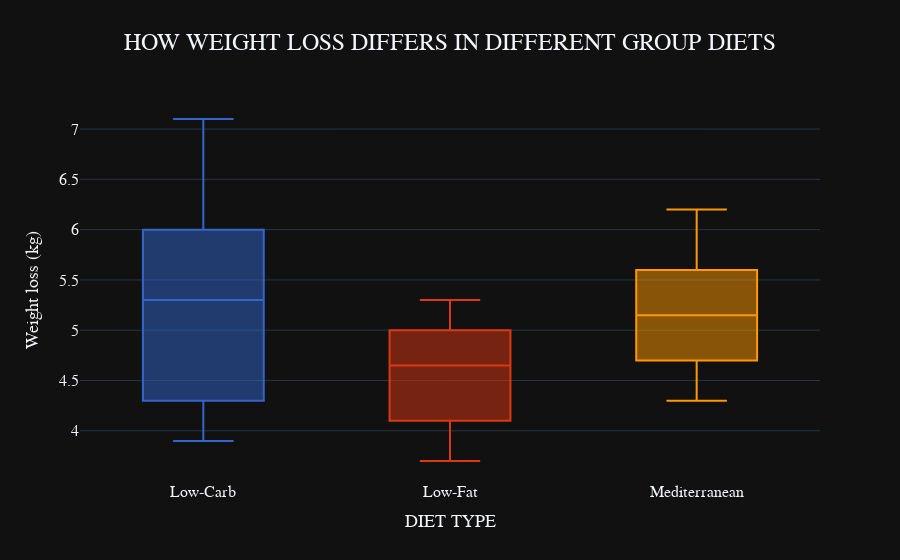

Source (notebook cell):
### Code cell
## visualize  
fig = px.box(
    data, 
    x='Diet_Type',
    y='Weight_Loss', 
    color='Diet_Type', 
    title='RELATIONSHIP OF CHOLESTTEROL PER GROUP LEVEL', 
    labels={
        'Diet_Type': 'DIET TYPE',
        'Weight_Loss': 'Weight loss (kg)'
    }, 
    color_discrete_sequence=colors[:3]
)

fig.update_layout(
    showlegend=False,
    title={
        'text': 'HOW WEIGHT LOSS DIFFERS IN DIFFERENT GROUP DIETS',
        'x': 0.5,              # Centers the title
        'xanchor': 'center',   # Anchors the title at the center
        'font': {
            'family': "Courier New, monospace",  # Font family for the title
            'size': 24                           # Increased font size for the title
        }
    },
    font=dict(
        family="Courier New, monospace",  # Sets the default font for all text in the figure
        size=16                           # Default font size (adjust as needed)
    ),
    xaxis_title_font=dict(
        family="Courier New, monospace",  # Font family for the x-axis label
        size=18                           # Font size for the x-axis label
    ),
    yaxis_title_font=dict(
        family="Courier New, monospace",  # Font family for the y-axis label
        size=18                           # Font size for the y-axis label
    )
)

fig.show()

### Figure 1 — Plotly figure (JSON) as saved in the notebook; plotly's stock layout.template omitted (floating-point values rounded to 4 significant figures)
{"data": [{"alignmentgroup": "True", "hovertemplate": "DIET TYPE=%{x}<br>Weight loss (kg)=%{y}<extra></extra>", "legendgroup": "Low-Carb", "marker": {"color": "#3366CC"}, "name": "Low-Carb", "notched": false, "offsetgroup": "Low-Carb", "orientation": "v", "showlegend": true, "type": "box", "x": ["Low-Carb", "Low-Carb", "Low-Carb", "Low-Carb", "Low-Carb", "Low-Carb", "Low-Carb", "Low-Carb", "Low-Carb", "Low-Carb"], "x0": " ", "xaxis": "x", "y": [6.2, 5.8, 4.3, 3.9, 7.1, 4, 5.5, 4.6, 6, 5.1], "y0": " ", "yaxis": "y"}, {"alignmentgroup": "True", "hovertemplate": "DIET TYPE=%{x}<br>Weight loss (kg)=%{y}<extra></extra>", "legendgroup": "Low-Fat", "marker": {"color": "#DC3912"}, "name": "Low-Fat", "notched": false, "offsetgroup": "Low-Fat", "orientation": "v", "showlegend": true, "type": "box", "x": ["Low-Fat", "Low-Fat", "Low-Fat", "Low-Fat", "Low-Fat", "Low-Fat", "Low-Fat", "Low-Fat", "Low-Fat", "Low-Fat"], "x0": " ", "xaxis": "x", "y": [5, 4.2, 4.9, 3.7, 5.1, 4.5, 4.8, 4.1, 3.8, 5.3], "y0": " ", "yaxis": "y"}, {"alignmentgroup": "True", "hovertemplate": "DIET TYPE=%{x}<br>Weight loss (kg)=%{y}<extra></extra>", "legendgroup": "Mediterranean", "marker": {"color": "#FF9900"}, "name": "Mediterranean", "notched": false, "offsetgroup": "Mediterranean", "orientation": "v", "showlegend": true, "type": "box", "x": ["Mediterranean", "Mediterranean", "Mediterranean", "Mediterranean", "Mediterranean", "Mediterranean", "Mediterranean", "Mediterranean", "Mediterranean", "Mediterranean"], "x0": " ", "xaxis": "x", "y": [5.5, 4.7, 5.3, 6.2, 5, 4.3, 5.6, 4.9, 4.6, 5.8], "y0": " ", "yaxis": "y"}], "layout": {"boxmode": "overlay", "font": {"family": "Courier New, monospace", "size": 16}, "legend": {"title": {"text": "DIET TYPE"}, "tracegroupgap": 0}, "showlegend": false, "title": {"font": {"family": "Courier New, monospace", "size": 24}, "text": "HOW WEIGHT LOSS DIFFERS IN DIFFERENT GROUP DIETS", "x": 0.5, "xanchor": "center"}, "xaxis": {"anchor": "y", "categoryarray": ["Low-Carb", "Low-Fat", "Mediterranean"], "categoryorder": "array", "domain": [0, 1], "title": {"font": {"family": "Courier New, monospace", "size": 18}, "text": "DIET TYPE"}}, "yaxis": {"anchor": "x", "domain": [0, 1], "title": {"font": {"family": "Courier New, monospace", "size": 18}, "text": "Weight loss (kg)"}}}}
